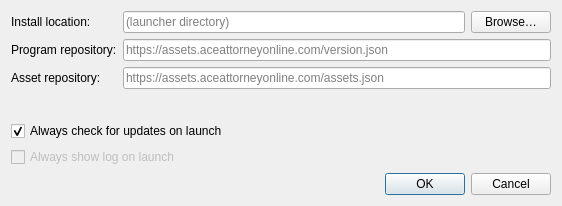
<?xml version="1.0" encoding="UTF-8"?>
<ui version="4.0">
 <class>Options</class>
 <widget class="QDialog" name="Options">
  <property name="geometry">
   <rect>
    <x>0</x>
    <y>0</y>
    <width>562</width>
    <height>206</height>
   </rect>
  </property>
  <property name="sizePolicy">
   <sizepolicy hsizetype="MinimumExpanding" vsizetype="MinimumExpanding">
    <horstretch>0</horstretch>
    <verstretch>0</verstretch>
   </sizepolicy>
  </property>
  <property name="windowTitle">
   <string>Options</string>
  </property>
  <property name="modal">
   <bool>true</bool>
  </property>
  <layout class="QVBoxLayout" name="verticalLayout">
   <item>
    <widget class="QWidget" name="widget_2" native="true">
     <layout class="QFormLayout" name="formLayout">
      <property name="leftMargin">
       <number>0</number>
      </property>
      <property name="topMargin">
       <number>0</number>
      </property>
      <property name="rightMargin">
       <number>0</number>
      </property>
      <property name="bottomMargin">
       <number>0</number>
      </property>
      <item row="0" column="0">
       <widget class="QLabel" name="labelInstallPath">
        <property name="sizePolicy">
         <sizepolicy hsizetype="Maximum" vsizetype="Preferred">
          <horstretch>0</horstretch>
          <verstretch>0</verstretch>
         </sizepolicy>
        </property>
        <property name="text">
         <string>Install location:</string>
        </property>
        <property name="buddy">
         <cstring>tbInstallPath</cstring>
        </property>
       </widget>
      </item>
      <item row="0" column="1">
       <widget class="QWidget" name="widget" native="true">
        <layout class="QHBoxLayout" name="horizontalLayout">
         <property name="leftMargin">
          <number>0</number>
         </property>
         <property name="topMargin">
          <number>0</number>
         </property>
         <property name="rightMargin">
          <number>0</number>
         </property>
         <property name="bottomMargin">
          <number>0</number>
         </property>
         <item>
          <widget class="QLineEdit" name="tbInstallPath">
           <property name="sizePolicy">
            <sizepolicy hsizetype="Preferred" vsizetype="Fixed">
             <horstretch>0</horstretch>
             <verstretch>0</verstretch>
            </sizepolicy>
           </property>
           <property name="placeholderText">
            <string>(launcher directory)</string>
           </property>
          </widget>
         </item>
         <item>
          <widget class="QPushButton" name="btnBrowseInstallPath">
           <property name="sizePolicy">
            <sizepolicy hsizetype="Maximum" vsizetype="Fixed">
             <horstretch>0</horstretch>
             <verstretch>0</verstretch>
            </sizepolicy>
           </property>
           <property name="text">
            <string>Browse…</string>
           </property>
          </widget>
         </item>
        </layout>
       </widget>
      </item>
      <item row="1" column="0">
       <widget class="QLabel" name="labelProgramRepo">
        <property name="text">
         <string>Program repository:</string>
        </property>
        <property name="buddy">
         <cstring>tbProgramRepo</cstring>
        </property>
       </widget>
      </item>
      <item row="1" column="1">
       <widget class="QLineEdit" name="tbProgramRepo">
        <property name="placeholderText">
         <string>https://assets.aceattorneyonline.com/version.json</string>
        </property>
       </widget>
      </item>
      <item row="2" column="0">
       <widget class="QLabel" name="labelAssetRepo">
        <property name="text">
         <string>Asset repository:</string>
        </property>
        <property name="buddy">
         <cstring>tbAssetRepo</cstring>
        </property>
       </widget>
      </item>
      <item row="2" column="1">
       <widget class="QLineEdit" name="tbAssetRepo">
        <property name="placeholderText">
         <string>https://assets.aceattorneyonline.com/assets.json</string>
        </property>
       </widget>
      </item>
     </layout>
    </widget>
   </item>
   <item>
    <widget class="QCheckBox" name="cbCheckForUpdatesOnLaunch">
     <property name="text">
      <string>Always check for updates on launch</string>
     </property>
     <property name="checked">
      <bool>true</bool>
     </property>
    </widget>
   </item>
   <item>
    <widget class="QCheckBox" name="cbShowLog">
     <property name="enabled">
      <bool>false</bool>
     </property>
     <property name="text">
      <string>Always show log on launch</string>
     </property>
    </widget>
   </item>
   <item>
    <widget class="QDialogButtonBox" name="buttonBox">
     <property name="orientation">
      <enum>Qt::Horizontal</enum>
     </property>
     <property name="standardButtons">
      <set>QDialogButtonBox::Cancel|QDialogButtonBox::Ok</set>
     </property>
    </widget>
   </item>
  </layout>
 </widget>
 <resources/>
 <connections>
  <connection>
   <sender>buttonBox</sender>
   <signal>accepted()</signal>
   <receiver>Options</receiver>
   <slot>accept()</slot>
   <hints>
    <hint type="sourcelabel">
     <x>248</x>
     <y>254</y>
    </hint>
    <hint type="destinationlabel">
     <x>157</x>
     <y>274</y>
    </hint>
   </hints>
  </connection>
  <connection>
   <sender>buttonBox</sender>
   <signal>rejected()</signal>
   <receiver>Options</receiver>
   <slot>reject()</slot>
   <hints>
    <hint type="sourcelabel">
     <x>316</x>
     <y>260</y>
    </hint>
    <hint type="destinationlabel">
     <x>286</x>
     <y>274</y>
    </hint>
   </hints>
  </connection>
 </connections>
</ui>
